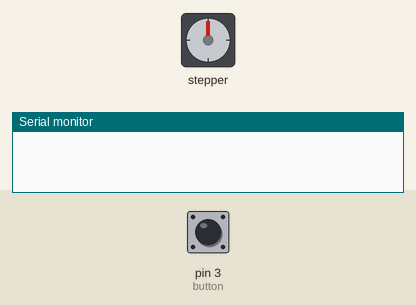
This sketch was run on a simulated Arduino Uno, built with avr-gcc and run on an emulated ATmega328P. On the bench: stepper motor, the last lines printed to the serial monitor. The test bench sets the inputs (shaded band); at power-on: pin 3 (button) HIGH. Stepper angles assume 50 steps per turn.

Above: at 1.2 s.
1.3 s: pin 3 (button) pulled LOW for 0.15 s
At 1.68 s:
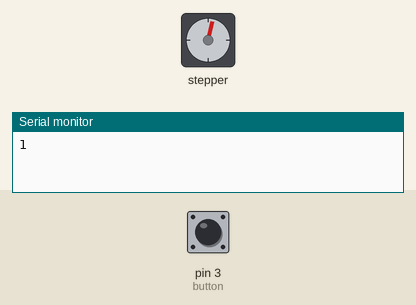
4.3 s: pin 3 (button) pulled LOW for 1 s
At 4.3 s:
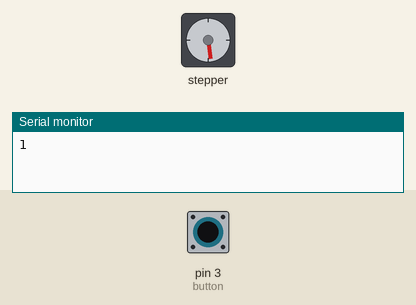
6.8 s: pin 3 (button) pulled LOW for 0.15 s
At 7.18 s:
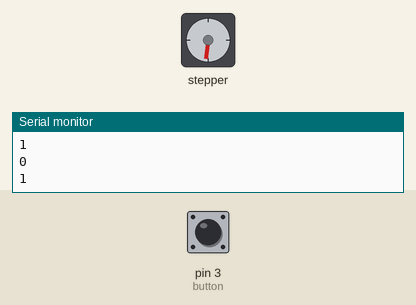
9.8 s: pin 3 (button) pulled LOW for 3.2 s
At 9.8 s:
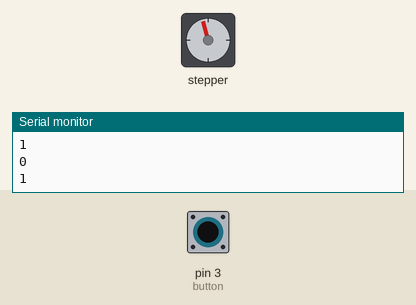
Timing chart, 0 to 12.8 s (numbered marks = the images above; inputs shaded):
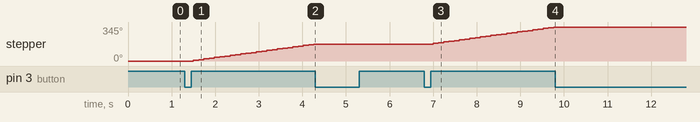

The sketch:

lat1_pushbtn_stepper.ino
```cpp
#include <Stepper.h>

#define STEPS 50

Stepper stepper(STEPS, 4, 5, 6, 7);

const int button =  3;

void setup()
{
  Serial.begin(9600);
  stepper.setSpeed(10);
  pinMode(button, INPUT_PULLUP);
}

int speed_ = 0;
bool direction_ = LOW;

void loop()
{
  int readBtn = digitalRead(button);
  if ( readBtn == 0 ){
    if ( debounce() )
    {
      if(direction_ != 1){
        direction_ = 1;
      }else{
        direction_ = 0;
      }
      while ( debounce() );
    }
    Serial.println(String(direction_));
  }

  stepper.step(direction_);
}

bool debounce()
{
  byte count = 0;
  for(byte i = 0; i < 5; i++) {
    if (digitalRead(button) == 0)
      count++;
    delay(10);
  }
  if(count > 2)  return 1;
  else           return 0;
}
```

Measured:
- after the input at 1.3 s, stepper: keeps turning clockwise at about 62°/s, starting after 0.20 s
- after the input at 4.3 s, stepper: stops changing and stays 172°
- after the input at 6.8 s, stepper: keeps turning clockwise at about 63°/s, starting after 0.20 s
- after the input at 9.8 s, stepper: stops changing and stays 345°
